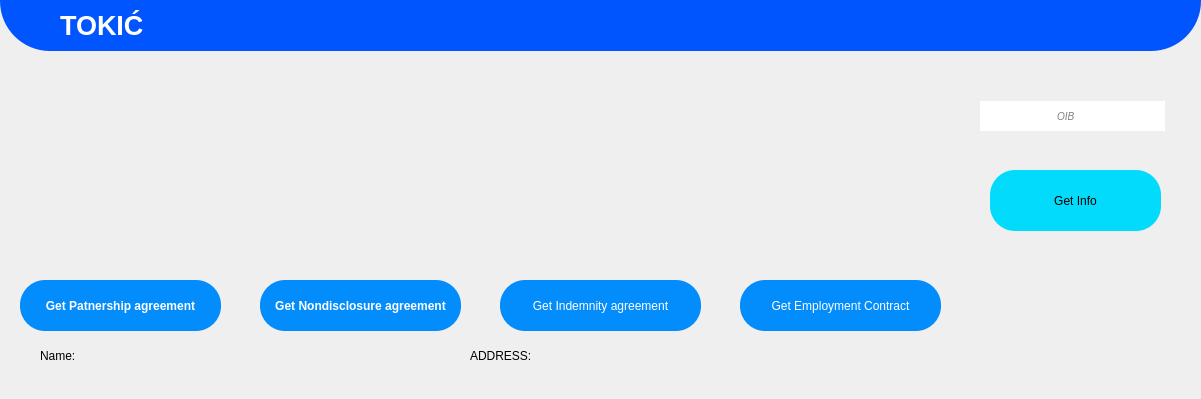
<?xml version="1.0" encoding="UTF-8"?>
<ui version="4.0">
 <class>Form</class>
 <widget class="QWidget" name="Form">
  <property name="geometry">
   <rect>
    <x>0</x>
    <y>0</y>
    <width>1201</width>
    <height>399</height>
   </rect>
  </property>
  <property name="windowTitle">
   <string>Form</string>
  </property>
  <property name="styleSheet">
   <string notr="true">backgrpund-color:rgb(255, 170, 255)</string>
  </property>
  <widget class="QWidget" name="widget" native="true">
   <property name="geometry">
    <rect>
     <x>0</x>
     <y>0</y>
     <width>1201</width>
     <height>51</height>
    </rect>
   </property>
   <property name="styleSheet">
    <string notr="true">background-color:rgb(0, 85, 255);
border-bottom-left-radius: 50px;
border-bottom-right-radius: 50px;
</string>
   </property>
   <widget class="QLabel" name="label">
    <property name="geometry">
     <rect>
      <x>60</x>
      <y>10</y>
      <width>131</width>
      <height>31</height>
     </rect>
    </property>
    <property name="font">
     <font>
      <family>Yu Gothic UI</family>
      <pointsize>20</pointsize>
      <weight>75</weight>
      <bold>true</bold>
     </font>
    </property>
    <property name="styleSheet">
     <string notr="true">color:rgb(255, 255, 255)</string>
    </property>
    <property name="text">
     <string>TOKIĆ</string>
    </property>
   </widget>
  </widget>
  <widget class="QWidget" name="widget_2" native="true">
   <property name="geometry">
    <rect>
     <x>20</x>
     <y>70</y>
     <width>201</width>
     <height>201</height>
    </rect>
   </property>
   <property name="styleSheet">
    <string notr="true">border-top-left-radius: 50px;
border-bottom-right-radius: 50px;
border-image: url(:/images/biz.jpg);</string>
   </property>
  </widget>
  <widget class="QWidget" name="widget_5" native="true">
   <property name="geometry">
    <rect>
     <x>260</x>
     <y>70</y>
     <width>201</width>
     <height>201</height>
    </rect>
   </property>
   <property name="styleSheet">
    <string notr="true">border-top-left-radius: 50px;
border-bottom-right-radius: 50px;
border-image: url(:/images/image1.jpg);</string>
   </property>
  </widget>
  <widget class="QWidget" name="widget_6" native="true">
   <property name="geometry">
    <rect>
     <x>500</x>
     <y>70</y>
     <width>201</width>
     <height>201</height>
    </rect>
   </property>
   <property name="styleSheet">
    <string notr="true">border-image: url(:/images/sign.jpg);
border-top-left-radius: 50px;
border-bottom-right-radius: 50px;</string>
   </property>
  </widget>
  <widget class="QWidget" name="widget_7" native="true">
   <property name="geometry">
    <rect>
     <x>740</x>
     <y>70</y>
     <width>201</width>
     <height>201</height>
    </rect>
   </property>
   <property name="styleSheet">
    <string notr="true">border-image: url(:/images/image2.jpg);
border-top-left-radius: 50px;
border-bottom-right-radius: 50px;</string>
   </property>
  </widget>
  <widget class="QLineEdit" name="lineEdit">
   <property name="geometry">
    <rect>
     <x>980</x>
     <y>100</y>
     <width>201</width>
     <height>31</height>
    </rect>
   </property>
   <property name="font">
    <font>
     <pointsize>-1</pointsize>
     <italic>true</italic>
    </font>
   </property>
   <property name="autoFillBackground">
    <bool>false</bool>
   </property>
   <property name="styleSheet">
    <string notr="true">border: 1px solid #ccc;
float: right;
padding: 6px;
border: none;
margin-top: 1px;
margin-right: 16px;
font-size: 10px;</string>
   </property>
   <property name="placeholderText">
    <string>                         OIB</string>
   </property>
   <property name="clearButtonEnabled">
    <bool>false</bool>
   </property>
  </widget>
  <widget class="QPushButton" name="pushButton">
   <property name="geometry">
    <rect>
     <x>990</x>
     <y>170</y>
     <width>171</width>
     <height>61</height>
    </rect>
   </property>
   <property name="sizePolicy">
    <sizepolicy hsizetype="Fixed" vsizetype="Fixed">
     <horstretch>0</horstretch>
     <verstretch>0</verstretch>
    </sizepolicy>
   </property>
   <property name="cursor">
    <cursorShape>PointingHandCursor</cursorShape>
   </property>
   <property name="mouseTracking">
    <bool>true</bool>
   </property>
   <property name="tabletTracking">
    <bool>true</bool>
   </property>
   <property name="styleSheet">
    <string notr="true">border-top-left-radius:25px;
border-bottom-left-radius:25px;
border-top-right-radius:25px;
border-bottom-right-radius:25px;
background-color: #03dbfc
</string>
   </property>
   <property name="text">
    <string>Get Info</string>
   </property>
  </widget>
  <widget class="QLabel" name="Name">
   <property name="geometry">
    <rect>
     <x>40</x>
     <y>340</y>
     <width>41</width>
     <height>31</height>
    </rect>
   </property>
   <property name="styleSheet">
    <string notr="true"> font-size: 12px;
 text-transform: uppercase;</string>
   </property>
   <property name="text">
    <string>Name:</string>
   </property>
  </widget>
  <widget class="QLabel" name="Name_disp">
   <property name="geometry">
    <rect>
     <x>80</x>
     <y>340</y>
     <width>271</width>
     <height>31</height>
    </rect>
   </property>
   <property name="styleSheet">
    <string notr="true"> font-size: 12px;
 text-transform: uppercase;</string>
   </property>
   <property name="text">
    <string/>
   </property>
  </widget>
  <widget class="QLabel" name="address">
   <property name="geometry">
    <rect>
     <x>470</x>
     <y>340</y>
     <width>61</width>
     <height>31</height>
    </rect>
   </property>
   <property name="styleSheet">
    <string notr="true"> font-size: 12px;
 text-transform: uppercase;</string>
   </property>
   <property name="text">
    <string>ADDRESS:</string>
   </property>
  </widget>
  <widget class="QLabel" name="address_disp">
   <property name="geometry">
    <rect>
     <x>540</x>
     <y>340</y>
     <width>401</width>
     <height>31</height>
    </rect>
   </property>
   <property name="styleSheet">
    <string notr="true"> font-size: 12px;
 text-transform: uppercase;</string>
   </property>
   <property name="text">
    <string/>
   </property>
  </widget>
  <widget class="QPushButton" name="pushButton_2">
   <property name="geometry">
    <rect>
     <x>20</x>
     <y>280</y>
     <width>201</width>
     <height>51</height>
    </rect>
   </property>
   <property name="font">
    <font>
     <weight>75</weight>
     <bold>true</bold>
    </font>
   </property>
   <property name="cursor">
    <cursorShape>PointingHandCursor</cursorShape>
   </property>
   <property name="styleSheet">
    <string notr="true">border-top-left-radius:25px;
border-bottom-left-radius:25px;
border-top-right-radius:25px;
border-bottom-right-radius:25px;
background-color: #038cfc;
color:white
</string>
   </property>
   <property name="text">
    <string>Get Patnership agreement</string>
   </property>
  </widget>
  <widget class="QPushButton" name="pushButton_3">
   <property name="geometry">
    <rect>
     <x>260</x>
     <y>280</y>
     <width>201</width>
     <height>51</height>
    </rect>
   </property>
   <property name="font">
    <font>
     <weight>75</weight>
     <bold>true</bold>
    </font>
   </property>
   <property name="cursor">
    <cursorShape>PointingHandCursor</cursorShape>
   </property>
   <property name="styleSheet">
    <string notr="true">border-top-left-radius:25px;
border-bottom-left-radius:25px;
border-top-right-radius:25px;
border-bottom-right-radius:25px;
background-color: #038cfc;
color:white
</string>
   </property>
   <property name="text">
    <string>Get Nondisclosure agreement</string>
   </property>
  </widget>
  <widget class="QPushButton" name="pushButton_4">
   <property name="geometry">
    <rect>
     <x>500</x>
     <y>280</y>
     <width>201</width>
     <height>51</height>
    </rect>
   </property>
   <property name="cursor">
    <cursorShape>PointingHandCursor</cursorShape>
   </property>
   <property name="styleSheet">
    <string notr="true">border-top-left-radius:25px;
border-bottom-left-radius:25px;
border-top-right-radius:25px;
border-bottom-right-radius:25px;
background-color: #038cfc;
color:white
</string>
   </property>
   <property name="text">
    <string>Get Indemnity agreement</string>
   </property>
  </widget>
  <widget class="QPushButton" name="pushButton_5">
   <property name="geometry">
    <rect>
     <x>740</x>
     <y>280</y>
     <width>201</width>
     <height>51</height>
    </rect>
   </property>
   <property name="cursor">
    <cursorShape>PointingHandCursor</cursorShape>
   </property>
   <property name="styleSheet">
    <string notr="true">border-top-left-radius:25px;
border-bottom-left-radius:25px;
border-top-right-radius:25px;
border-bottom-right-radius:25px;
background-color: #038cfc;
color:white
</string>
   </property>
   <property name="text">
    <string>Get Employment Contract</string>
   </property>
  </widget>
 </widget>
 <resources>
  <include location="res.qrc"/>
 </resources>
 <connections/>
</ui>
